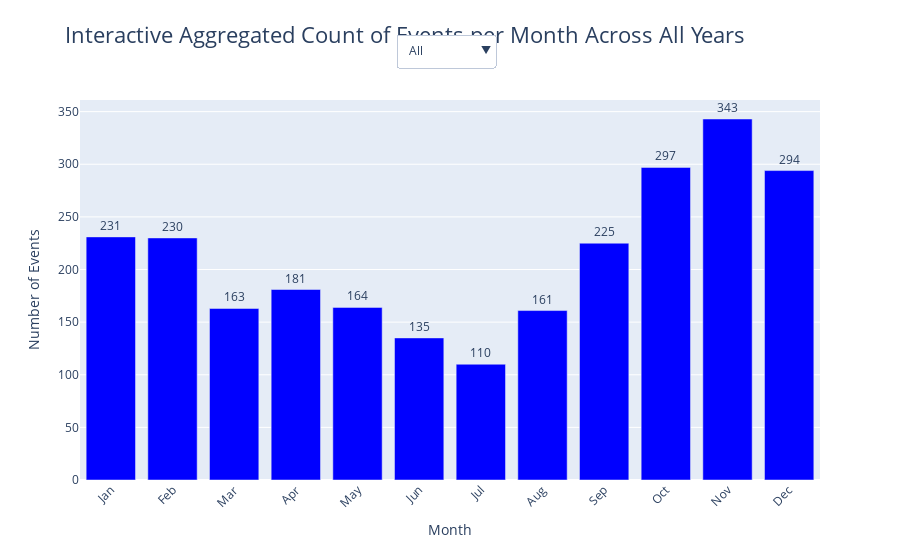

Here is the notebook cell this chart was saved with:
### Markdown cell above
#### Aggregated Count by Month Across All Years - Plotly

### Code cell
## Aggregated Count by Month Across All Years

# Ensure 'Date' column is in datetime format
df_rabies_raw['Date'] = pd.to_datetime(df_rabies_raw['Date'])

# Extract month from Date
df_rabies_raw['Month'] = df_rabies_raw['Date'].dt.month

# Count the number of events per month for all species
events_per_month = df_rabies_raw.groupby('Month').size().reset_index(name='Count')

# Define month names for x-axis labels
month_names = ['Jan', 'Feb', 'Mar', 'Apr', 'May', 'Jun', 'Jul', 'Aug', 'Sep', 'Oct', 'Nov', 'Dec']

# Define the species colors
species_colors = px.colors.qualitative.Plotly
species_list = df_rabies_raw['SpeciesNameEng'].dropna().unique()
color_map = {species: species_colors[i % len(species_colors)] for i, species in enumerate(species_list)}

# Create the initial bar chart with all data
fig = go.Figure()

def update_figure(species):
    fig.data = []  # Clear existing traces
    if species == 'All':
        filtered_data = events_per_month
    else:
        filtered_data = df_rabies_raw[df_rabies_raw['SpeciesNameEng'] == species].groupby('Month').size().reset_index(name='Count')
    
    fig.add_trace(go.Bar(
        x=[month_names[m-1] for m in filtered_data['Month']],
        y=filtered_data['Count'],
        marker_color=color_map.get(species, 'blue'),  # Use the color for the selected species
        text=filtered_data['Count'],
        textposition='outside'
    ))

    fig.update_layout(
        title='Interactive Aggregated Count of Events per Month Across All Years',
        xaxis_title='Month',
        yaxis_title='Number of Events',
        xaxis_tickangle=-45,
        title_x=0.5,
        title_font=dict(size=22),
        legend_title_text='Species'
    )

update_figure('All')  # Initial plot with all data

# Create a dropdown menu for species selection
species_options = [{'label': 'All', 'value': 'All'}] + [{'label': species, 'value': species} for species in species_list]

def update_trace(species):
    if species == 'All':
        filtered_data = events_per_month
    else:
        filtered_data = df_rabies_raw[df_rabies_raw['SpeciesNameEng'] == species].groupby('Month').size().reset_index(name='Count')
    
    return dict(x=[[month_names[m-1] for m in filtered_data['Month']]], 
                y=[filtered_data['Count']], 
                marker=dict(color=[color_map.get(species, 'blue')] * len(filtered_data)),
                text=[filtered_data['Count']],
                textposition='outside')

dropdown = go.layout.Updatemenu(
    buttons=[dict(label=option['label'], method='update', args=[update_trace(option['value'])]) for option in species_options],
    direction='down',
    pad={'r': 10, 't': 10},
    showactive=True,
    x=0.5,
    xanchor='center',
    y=1.2,
    yanchor='top'
)

# Update the layout to include the species selector
fig.update_layout(
    updatemenus=[dropdown],
    title={
        'text': 'Interactive Aggregated Count of Events per Month Across All Years',
        'x': 0.45,
        'xanchor': 'center',
        'y': 0.95,
        'yanchor': 'top',
    },
)

# Save the interactive plot to an HTML file
html_content = fig.to_html(include_plotlyjs='cdn', full_html=False)
minified_html = htmlmin.minify(html_content, remove_comments=True, reduce_empty_attributes=True)

with open("public/plots/interactive_rabies_events_by_month.html", "w") as f:
    f.write(minified_html)

print("Interactive plot saved as HTML file.")

# Show the interactive plot
fig.show()

### Figure 1 — Plotly figure (JSON) as saved in the notebook; plotly's stock layout.template omitted (floating-point values rounded to 4 significant figures)
{"data": [{"marker": {"color": "blue"}, "text": [231, 230, 163, 181, 164, 135, 110, 161, 225, 297, 343, 294], "textposition": "outside", "type": "bar", "x": ["Jan", "Feb", "Mar", "Apr", "May", "Jun", "Jul", "Aug", "Sep", "Oct", "Nov", "Dec"], "y": [231, 230, 163, 181, 164, 135, 110, 161, 225, 297, 343, 294]}], "layout": {"legend": {"title": {"text": "Species"}}, "title": {"font": {"size": 22}, "text": "Interactive Aggregated Count of Events per Month Across All Years", "x": 0.45, "xanchor": "center", "y": 0.95, "yanchor": "top"}, "updatemenus": [{"buttons": [{"args": [{"marker": {"color": ["blue", "blue", "blue", "blue", "blue", "blue", "blue", "blue", "blue", "blue", "blue", "blue"]}, "text": [[231, 230, 163, 181, 164, 135, 110, 161, 225, 297, 343, 294]], "textposition": "outside", "x": [["Jan", "Feb", "Mar", "Apr", "May", "Jun", "Jul", "Aug", "Sep", "Oct", "Nov", "Dec"]], "y": [[231, 230, 163, 181, 164, 135, 110, 161, 225, 297, 343, 294]]}], "label": "All", "method": "update"}, {"args": [{"marker": {"color": ["#636EFA", "#636EFA", "#636EFA", "#636EFA", "#636EFA", "#636EFA", "#636EFA", "#636EFA", "#636EFA", "#636EFA", "#636EFA", "#636EFA"]}, "text": [[67, 100, 83, 78, 110, 65, 33, 86, 116, 89, 85, 106]], "textposition": "outside", "x": [["Jan", "Feb", "Mar", "Apr", "May", "Jun", "Jul", "Aug", "Sep", "Oct", "Nov", "Dec"]], "y": [[67, 100, 83, 78, 110, 65, 33, 86, 116, 89, 85, 106]]}], "label": "Dog", "method": "update"}, {"args": [{"marker": {"color": ["#EF553B", "#EF553B", "#EF553B", "#EF553B", "#EF553B", "#EF553B", "#EF553B", "#EF553B", "#EF553B", "#EF553B", "#EF553B", "#EF553B"]}, "text": [[44, 25, 20, 30, 27, 40, 15, 19, 22, 50, 88, 37]], "textposition": "outside", "x": [["Jan", "Feb", "Mar", "Apr", "May", "Jun", "Jul", "Aug", "Sep", "Oct", "Nov", "Dec"]], "y": [[44, 25, 20, 30, 27, 40, 15, 19, 22, 50, 88, 37]]}], "label": "Cattle", "method": "update"}, {"args": [{"marker": {"color": ["#00CC96", "#00CC96", "#00CC96", "#00CC96", "#00CC96", "#00CC96", "#00CC96"]}, "text": [[5, 18, 22, 6, 6, 6, 4]], "textposition": "outside", "x": [["Jan", "Feb", "Apr", "Jul", "Aug", "Sep", "Nov"]], "y": [[5, 18, 22, 6, 6, 6, 4]]}], "label": "Sheep", "method": "update"}, {"args": [{"marker": {"color": ["#AB63FA", "#AB63FA", "#AB63FA", "#AB63FA", "#AB63FA", "#AB63FA", "#AB63FA", "#AB63FA", "#AB63FA", "#AB63FA", "#AB63FA", "#AB63FA"]}, "text": [[103, 70, 32, 24, 13, 25, 24, 35, 46, 95, 129, 113]], "textposition": "outside", "x": [["Jan", "Feb", "Mar", "Apr", "May", "Jun", "Jul", "Aug", "Sep", "Oct", "Nov", "Dec"]], "y": [[103, 70, 32, 24, 13, 25, 24, 35, 46, 95, 129, 113]]}], "label": "Jackal", "method": "update"}, {"args": [{"marker": {"color": ["#FFA15A", "#FFA15A", "#FFA15A", "#FFA15A", "#FFA15A", "#FFA15A"]}, "text": [[5, 5, 4, 2, 1, 9]], "textposition": "outside", "x": [["Jan", "Feb", "Apr", "May", "Jul", "Sep"]], "y": [[5, 5, 4, 2, 1, 9]]}], "label": "Badger", "method": "update"}, {"args": [{"marker": {"color": ["#19D3F3", "#19D3F3", "#19D3F3", "#19D3F3", "#19D3F3", "#19D3F3", "#19D3F3"]}, "text": [[6, 11, 18, 26, 40, 8, 19]], "textposition": "outside", "x": [["Mar", "Apr", "Jul", "Sep", "Oct", "Nov", "Dec"]], "y": [[6, 11, 18, 26, 40, 8, 19]]}], "label": "Fox", "method": "update"}, {"args": [{"marker": {"color": ["#FF6692", "#FF6692", "#FF6692", "#FF6692", "#FF6692", "#FF6692", "#FF6692", "#FF6692", "#FF6692"]}, "text": [[7, 4, 11, 4, 5, 8, 5, 9, 11]], "textposition": "outside", "x": [["Jan", "Feb", "Mar", "May", "Jun", "Aug", "Oct", "Nov", "Dec"]], "y": [[7, 4, 11, 4, 5, 8, 5, 9, 11]]}], "label": "Wolf", "method": "update"}, {"args": [{"marker": {"color": ["#B6E880", "#B6E880", "#B6E880", "#B6E880", "#B6E880", "#B6E880", "#B6E880"]}, "text": [[4, 1, 5, 6, 6, 20, 5]], "textposition": "outside", "x": [["Feb", "Mar", "May", "Jul", "Oct", "Nov", "Dec"]], "y": [[4, 1, 5, 6, 6, 20, 5]]}], "label": "Cat", "method": "update"}, {"args": [{"marker": {"color": ["#FF97FF"]}, "text": [[2]], "textposition": "outside", "x": [["Dec"]], "y": [[2]]}], "label": "Cow", "method": "update"}, {"args": [{"marker": {"color": ["#FECB52", "#FECB52", "#FECB52", "#FECB52", "#FECB52"]}, "text": [[4, 10, 5, 3, 7]], "textposition": "outside", "x": [["Feb", "Mar", "Apr", "May", "Jul"]], "y": [[4, 10, 5, 3, 7]]}], "label": "Horse", "method": "update"}, {"args": [{"marker": {"color": ["#636EFA"]}, "text": [[12]], "textposition": "outside", "x": [["Oct"]], "y": [[12]]}], "label": "Donkey", "method": "update"}, {"args": [{"marker": {"color": ["#EF553B"]}, "text": [[7]], "textposition": "outside", "x": [["Aug"]], "y": [[7]]}], "label": "Martes", "method": "update"}, {"args": [{"marker": {"color": ["#00CC96"]}, "text": [[7]], "textposition": "outside", "x": [["Apr"]], "y": [[7]]}], "label": "Mongoose", "method": "update"}], "direction": "down", "pad": {"r": 10, "t": 10}, "showactive": true, "x": 0.5, "xanchor": "center", "y": 1.2, "yanchor": "top"}], "xaxis": {"tickangle": -45, "title": {"text": "Month"}}, "yaxis": {"title": {"text": "Number of Events"}}}}
